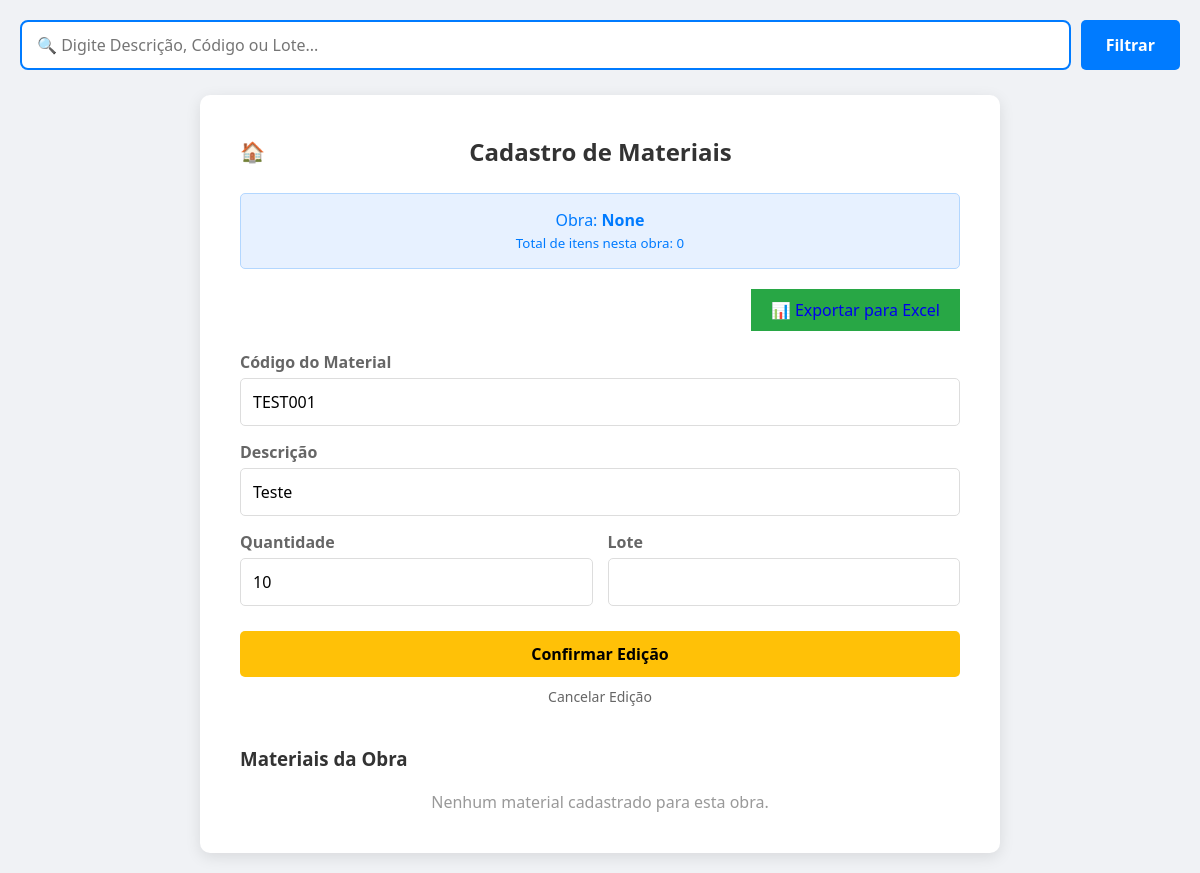
/materiais-cadastrados/?numero_obra=None&editar_id=1, run on the app's committed database.
### cadastro/models.py (models this page shows, shortened)
class Material(models.Model):
    Obra = models.CharField(max_length=100, null=True, blank=True)
    Codigo = models.CharField(max_length=100)
    Descricao = models.TextField()
    Quantidade = models.IntegerField()
    Lote = models.CharField(max_length=100)
    Preco_Unitario = models.DecimalField(max_digits=10, decimal_places=2, default=0.00)
    data_criacao = models.DateTimeField(auto_now_add=True)

### cadastro/views.py (the view, shortened to what this page needs)
# urls.py: path('materiais-cadastrados/', views.materiais_cadastrados, name='materiais cadastrados'),
def materiais_cadastrados(request):
    numero_obra = request.GET.get('numero_obra') or request.POST.get('numero_obra')
    editar_id = request.GET.get('editar_id')
    material_editar = None
    if editar_id:
        material_editar = get_object_or_404(Material, id=editar_id)
    termo_busca = request.GET.get('busca', '').strip()
    query = Q(Obra=numero_obra)
    if termo_busca:
        query &= (
            Q(Descricao__icontains=termo_busca) |
            Q(Codigo__icontains=termo_busca) |
            Q(Lote__icontains=termo_busca)
        )
    materiais_da_obra = Material.objects.filter(query).order_by('-data_criacao')
    contexto = {
        'materiais': materiais_da_obra,
        'numero_obra': numero_obra,
        'material_editar': material_editar,
    }
    return render(request, 'materiais/materiais_cadastrados.html', contexto)

### cadastro/templates/materiais/materiais_cadastrados.html (shortened to what this page needs)
{% load static %}
<!DOCTYPE html>
<html lang="pt-BR">
<head>
    <link rel="stylesheet" href="{% static 'css/materiais.css' %}">
</head>
<div style="margin-bottom: 25px;">
    <form method="GET" action="{% url 'materiais cadastrados' %}" id="search-form">
        <div style="position: relative; display: flex; gap: 10px;">
            <input type="text"
                   name="busca"
                   id="search-input"
                   placeholder="🔍 Digite Descrição, Código ou Lote..."
                   value="{{ request.GET.busca }}"
                   style="width: 100%; padding: 12px 15px; border: 2px solid #007bff; border-radius: 8px; font-size: 16px; outline: none;">
            <button type="submit" class="btn-submit" style="width: auto; padding: 0 25px; margin-top: 0;">
                Filtrar
            </button>
        </div>
    </form>
</div>
<body>
    <div class="container">
        <div style="display: flex; justify-content: space-between; align-items: center; margin-bottom: 25px;">
            <a href="{% url 'home' %}" style="text-decoration: none; color: #666; font-size: 20px;">🏠</a>
            <h2 style="margin-bottom: 0;">Cadastro de Materiais</h2>
        </div>
        <div style="background-color: #e7f1ff; color: #007bff; padding: 15px; border-radius: 5px; text-align: center; margin-bottom: 20px; border: 1px solid #b3d7ff;">
            <p>Obra: <strong>{{ numero_obra }}</strong></p>
            <small>Total de itens nesta obra: {{ materiais.count }}</small>
        </div>
        <div style="margin-bottom: 20px; text-align: right;">
                <a href="{% url 'exportar_excel' numero_obra %}"
                class="btn-submit"
                style="background-color: #28a745; text-decoration: none; padding: 10px 20px; display: inline-block; width: auto;">
                📊 Exportar para Excel
                </a>
        </div>
        <div class="form-section">
            <form action="{% url 'materiais cadastrados' %}" method="POST">
                <div class="input-group">
                    <label for="codigo">Código do Material</label>
                    <input type="text" id="codigo" name="codigo" value="{{ material_editar.Codigo|default:'' }}" required>
                </div>
                <div class="input-group">
                    <label for="descricao">Descrição</label>
                    <input type="text" id="descricao" name="descricao" value="{{ material_editar.Descricao|default:'' }}" required>
                </div>
                <div style="display: flex; gap: 15px;">
                    <div class="input-group" style="flex: 1;">
                        <label for="quantidade">Quantidade</label>
                        <input type="number" id="quantidade" name="quantidade" value="{{ material_editar.Quantidade|default:'' }}" required>
                    </div>
                    <div class="input-group" style="flex: 1;">
                        <label for="lote">Lote</label>
                        <input type="number" step="0.01" id="lote" name="lote" value="{{ material_editar.Lote|default:''|stringformat:'.2f' }}" required>
                    </div>
                </div>
                <button type="submit" style="background-color: {% if material_editar %}#ffc107{% else %}#007bff{% endif %}; color: {% if material_editar %}#000{% else %}#fff{% endif %};">
                    {% if material_editar %}Confirmar Edição{% else %}Cadastrar Material{% endif %}
                </button>
                {% if material_editar %}
                    <a href="?numero_obra={{ numero_obra }}" style="display: block; text-align: center; margin-top: 10px; color: #666; font-size: 14px; text-decoration: none;">Cancelar Edição</a>
                {% endif %}
            </form>
        </div>
        <div class="materials-list">
            <h3>Materiais da Obra</h3>
            {% for material in materiais %}
                <div class="material-item">
                    <div style="display: flex; justify-content: space-between; margin-bottom: 10px; border-bottom: 1px solid #eee; padding-bottom: 5px;">
                        <span style="color: #888; font-size: 12px;">📅 {{ material.data_criacao|date:"d/m/Y H:i" }}</span>
                        <div>
                            <a href="?numero_obra={{ numero_obra }}&editar_id={{ material.id }}"
                               style="color: #007bff; text-decoration: none; font-weight: bold; margin-right: 15px;">
                               ✏️ Editar
                            </a>
                            <a href="javascript:void(0)"
                            onclick="confirmarExclusao('{{ material.id }}', '{{ material.Descricao }}')"
                            style="color: #dc3545; text-decoration: none; font-weight: bold;">
                            🗑️
                            </a>
                        </div>
                    </div>
                    <p><strong>Código:</strong> {{ material.Codigo }}</p>
                    <p><strong>Descrição:</strong> {{ material.Descricao }}</p>
                    <p><strong>Quantidade:</strong> {{ material.Quantidade }} | <strong>Lote:</strong> {{ material.Lote }}</p>
                </div>
            {% empty %}
                <p style="text-align: center; color: #999;">Nenhum material cadastrado para esta obra.</p>
            {% endfor %}
        </div>
    </div>
</body>
</html>

### cadastro/static/css/materiais.css (style rules this page uses)
* { margin: 0; padding: 0; box-sizing: border-box; font-family: 'Segoe UI', Tahoma, Geneva, Verdana, sans-serif; }
body { background-color: #f0f2f5; padding: 20px; }
.container { max-width: 800px; margin: 0 auto; background-color: #fff; padding: 40px; border-radius: 10px; box-shadow: 0 4px 15px rgba(0, 0, 0, 0.1); }
h2 { text-align: center; color: #333; margin-bottom: 25px; }
.form-section { margin-bottom: 40px; }
.input-group { margin-bottom: 15px; }
.input-group label { display: block; margin-bottom: 5px; color: #666; font-weight: 600; }
.input-group input { width: 100%; padding: 12px; border: 1px solid #ddd; border-radius: 5px; font-size: 16px; }
button { width: 100%; padding: 12px; border: none; border-radius: 5px; background-color: #007bff; color: white; font-size: 16px; font-weight: bold; cursor: pointer; transition: background-color 0.3s; margin-top: 10px; }
.materials-list { margin-top: 40px; }
.materials-list h3 { color: #333; margin-bottom: 20px; }

### data on the page
Material: codigo "TEST001", descricao "Teste", quantidade "10"

### other printed values
{{ numero_obra }} "None"
{{ materiais.count }} "0"
